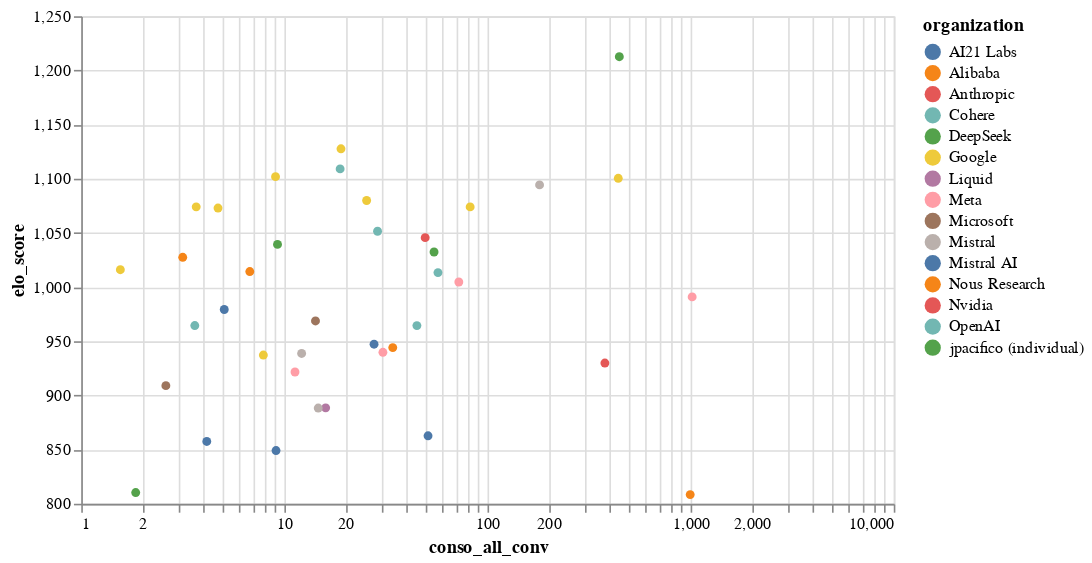

Here is the notebook cell this chart was saved with:
### Markdown cell above
# Test with more values

### Code cell
draw_chart(final_df, title="", log=True, scale="token", mean=False)

### Figure 1 — Vega-Lite specification as saved in the notebook (floating-point values rounded to 4 significant figures)
{"config": {"view": {"continuousWidth": 300, "continuousHeight": 300}}, "data": {"name": "data-d2ca849fbab02b71bda336d55cb7d797"}, "mark": {"type": "point", "filled": true}, "encoding": {"color": {"field": "organization", "type": "nominal"}, "opacity": {"condition": [{"param": "param_6", "value": 1}], "value": 0.3}, "tooltip": [{"field": "model_name", "type": "nominal"}, {"field": "organization", "type": "nominal"}, {"field": "license", "type": "nominal"}, {"field": "elo_score", "type": "quantitative"}, {"field": "conso_all_conv", "type": "quantitative"}], "x": {"field": "conso_all_conv", "scale": {"type": "log"}, "type": "quantitative"}, "y": {"field": "elo_score", "scale": {"zero": false}, "type": "quantitative"}}, "height": 300, "params": [{"name": "param_6", "select": {"type": "point", "fields": ["organization"]}, "bind": "legend"}, {"name": "param_5", "select": {"type": "point", "fields": ["license"]}, "bind": {"input": "select", "options": ["DeepSeek", "Proprietary", "Gemma", "MIT", "Apache 2.0", "Gemma license", "Llama 3.3 Community", "Mistral Research", "Jamba Open Model License", "Unknown", "MRL", "llama3", "Llama 3.1 Community", "CC-BY-NC-4.0"], "labels": ["Llama 3.3 Community ", "Llama 3.1 Community ", "Mistral Research ", "DeepSeek ", "Proprietary ", "MRL ", "MIT ", "Gemma license ", "Gemma ", "Apache 2.0 ", "Unknown ", "CC-BY-NC-4.0 ", "llama3 ", "Jamba Open Model License ", "All"], "name": "License "}}], "title": "", "transform": [{"filter": {"param": "param_5"}}], "width": 500, "$schema": "https://vega.github.io/schema/vega-lite/v5.20.1.json", "datasets": {"data-d2ca849fbab02b71bda336d55cb7d797": [{"name": "Aya-Expanse-8B", "model_name": "aya-expanse-8b", "organization": "Cohere", "license": "CC-BY-NC-4.0", "elo_score": 964.5, "conso_all_conv": 3.623, "n_match": 519, "total_output_tokens": 961400.0, "mean_conso_per_match": 0.00698, "mean_conso_per_token": 3.768e-06}, {"name": "Command R (08-2024)", "model_name": "c4ai-command-r-08-2024", "organization": "Cohere", "license": "CC-BY-NC-4.0", "elo_score": 964.4, "conso_all_conv": 44.92, "n_match": 1180, "total_output_tokens": 5944000.0, "mean_conso_per_match": 0.03807, "mean_conso_per_token": 7.557e-06}, {"name": "Chocolatine-2-14b Instruct", "model_name": "chocolatine-2-14b-instruct-v2.0.3-q8", "organization": "jpacifico (individual)", "license": "Apache 2.0", "elo_score": 810.3, "conso_all_conv": 1.854, "n_match": 598, "total_output_tokens": 511100.0, "mean_conso_per_match": 0.0031, "mean_conso_per_token": 3.628e-06}, {"name": "Claude 3.5 Sonnet V2", "model_name": "claude-3-5-sonnet-v2", "organization": "Anthropic", "license": "Proprietary", "elo_score": 929.9, "conso_all_conv": 378.3, "n_match": 1994, "total_output_tokens": 2818000.0, "mean_conso_per_match": 0.1897, "mean_conso_per_token": 0.0001342}, {"name": "Command A", "model_name": "command-a", "organization": "Cohere", "license": "CC-BY-NC-4.0", "elo_score": 1109.0, "conso_all_conv": 18.82, "n_match": 457, "total_output_tokens": 1033000.0, "mean_conso_per_match": 0.04117, "mean_conso_per_token": 1.822e-05}, {"name": "DeepSeek-R1", "model_name": "deepseek-r1", "organization": "DeepSeek", "license": "MIT", "elo_score": 1032.0, "conso_all_conv": 54.55, "n_match": 486, "total_output_tokens": 1160000.0, "mean_conso_per_match": 0.1122, "mean_conso_per_token": 4.703e-05}, {"name": "DeepSeek-R1 distiil", "model_name": "deepseek-r1-distill-llama-70b", "organization": "DeepSeek", "license": "MIT", "elo_score": 1039.0, "conso_all_conv": 9.251, "n_match": 454, "total_output_tokens": 741900.0, "mean_conso_per_match": 0.02038, "mean_conso_per_token": 1.247e-05}, {"name": "DeepSeek-V3 Chat", "model_name": "deepseek-v3-chat", "organization": "DeepSeek", "license": "DeepSeek", "elo_score": 1213.0, "conso_all_conv": 445.6, "n_match": 1866, "total_output_tokens": 9476000.0, "mean_conso_per_match": 0.2388, "mean_conso_per_token": 4.703e-05}, {"name": "Gemini 1.5 pro 001", "model_name": "gemini-1.5-pro-001", "organization": "Google", "license": "Proprietary", "elo_score": 1074.0, "conso_all_conv": 82.15, "n_match": 392, "total_output_tokens": 612700.0, "mean_conso_per_match": 0.2096, "mean_conso_per_token": 0.0001341}, {"name": "Gemini 1.5 pro 002", "model_name": "gemini-1.5-pro-002", "organization": "Google", "license": "Proprietary", "elo_score": 1100.0, "conso_all_conv": 440.3, "n_match": 1672, "total_output_tokens": 3284000.0, "mean_conso_per_match": 0.2633, "mean_conso_per_token": 0.0001341}, {"name": "Gemini 2.0 Flash", "model_name": "gemini-2.0-flash-001", "organization": "Google", "license": "Proprietary", "elo_score": 1128.0, "conso_all_conv": 19.0, "n_match": 806, "total_output_tokens": 2301000.0, "mean_conso_per_match": 0.02357, "mean_conso_per_token": 8.259e-06}, {"name": "Gemini 2.0 Flash", "model_name": "gemini-2.0-flash-exp", "organization": "Google", "license": "Proprietary", "elo_score": 1080.0, "conso_all_conv": 25.41, "n_match": 1001, "total_output_tokens": 3077000.0, "mean_conso_per_match": 0.02538, "mean_conso_per_token": 8.259e-06}, {"name": "Gemma 2 27B q8", "model_name": "gemma-2-27b-it-q8", "organization": "Google", "license": "Gemma license", "elo_score": 1016.0, "conso_all_conv": 1.558, "n_match": 170, "total_output_tokens": 242100.0, "mean_conso_per_match": 0.009163, "mean_conso_per_token": 6.434e-06}, {"name": "Gemma 2 9B", "model_name": "gemma-2-9b-it", "organization": "Google", "license": "Gemma license", "elo_score": 937.3, "conso_all_conv": 7.88, "n_match": 1520, "total_output_tokens": 2016000.0, "mean_conso_per_match": 0.005184, "mean_conso_per_token": 3.908e-06}, {"name": "Gemma 3 12B", "model_name": "gemma-3-12b", "organization": "Google", "license": "Gemma license", "elo_score": 1073.0, "conso_all_conv": 4.713, "n_match": 457, "total_output_tokens": 1089000.0, "mean_conso_per_match": 0.01031, "mean_conso_per_token": 4.329e-06}, {"name": "Gemma-3 27B", "model_name": "gemma-3-27b", "organization": "Google", "license": "Gemma", "elo_score": 1102.0, "conso_all_conv": 9.046, "n_match": 579, "total_output_tokens": 1406000.0, "mean_conso_per_match": 0.01562, "mean_conso_per_token": 6.434e-06}, {"name": "Gemma 3 4B", "model_name": "gemma-3-4b", "organization": "Google", "license": "Gemma license", "elo_score": 1074.0, "conso_all_conv": 3.681, "n_match": 459, "total_output_tokens": 1148000.0, "mean_conso_per_match": 0.008019, "mean_conso_per_token": 3.207e-06}, {"name": "GPT-4o mini", "model_name": "gpt-4o-mini-2024-07-18", "organization": "OpenAI", "license": "Proprietary", "elo_score": 1052.0, "conso_all_conv": 28.76, "n_match": 2183, "total_output_tokens": 3805000.0, "mean_conso_per_match": 0.01317, "mean_conso_per_token": 7.557e-06}, {"name": "Hermes 3", "model_name": "hermes-3-llama-3.1-405b", "organization": "Nous Research", "license": "llama3", "elo_score": 808.4, "conso_all_conv": 995.1, "n_match": 1381, "total_output_tokens": 4182000.0, "mean_conso_per_match": 0.7206, "mean_conso_per_token": 0.0002379}, {"name": "Jamba Large", "model_name": "jamba-1.5-large", "organization": "AI21 Labs", "license": "Jamba Open Model License", "elo_score": 947.3, "conso_all_conv": 27.64, "n_match": 77, "total_output_tokens": 581700.0, "mean_conso_per_match": 0.3589, "mean_conso_per_token": 4.751e-05}, {"name": "Liquid Foundation Model", "model_name": "lfm-40b", "organization": "Liquid", "license": "Unknown", "elo_score": 888.5, "conso_all_conv": 15.97, "n_match": 1069, "total_output_tokens": 1933000.0, "mean_conso_per_match": 0.01494, "mean_conso_per_token": 8.259e-06}, {"name": "Llama 3.1 405B", "model_name": "llama-3.1-405b", "organization": "Meta", "license": "Llama 3.1 Community", "elo_score": 990.9, "conso_all_conv": 1017.0, "n_match": 2114, "total_output_tokens": 4277000.0, "mean_conso_per_match": 0.4813, "mean_conso_per_token": 0.0002379}, {"name": "Llama-3.1-70B", "model_name": "llama-3.1-70b", "organization": "Meta", "license": "Llama 3.1 Community", "elo_score": 939.8, "conso_all_conv": 30.56, "n_match": 1597, "total_output_tokens": 2451000.0, "mean_conso_per_match": 0.01913, "mean_conso_per_token": 1.247e-05}, {"name": "Llama 3.1 8B", "model_name": "llama-3.1-8b", "organization": "Meta", "license": "Llama 3.1 Community", "elo_score": 921.6, "conso_all_conv": 11.28, "n_match": 1785, "total_output_tokens": 2994000.0, "mean_conso_per_match": 0.006319, "mean_conso_per_token": 3.768e-06}, {"name": "Nemotron 70B Instruct", "model_name": "llama-3.1-nemotron-70b-instruct", "organization": "Nvidia", "license": "Llama 3.1 Community", "elo_score": 1046.0, "conso_all_conv": 49.34, "n_match": 1269, "total_output_tokens": 3957000.0, "mean_conso_per_match": 0.03888, "mean_conso_per_token": 1.247e-05}, {"name": "Llama 3.3 70B", "model_name": "llama-3.3-70b", "organization": "Meta", "license": "Llama 3.3 Community", "elo_score": 1005.0, "conso_all_conv": 72.24, "n_match": 1207, "total_output_tokens": 5794000.0, "mean_conso_per_match": 0.05985, "mean_conso_per_token": 1.247e-05}, {"name": "Ministral 8B-Instruct", "model_name": "ministral-8b-instruct-2410", "organization": "Mistral", "license": "MRL", "elo_score": 938.7, "conso_all_conv": 12.16, "n_match": 1962, "total_output_tokens": 3228000.0, "mean_conso_per_match": 0.006199, "mean_conso_per_token": 3.768e-06}, {"name": "Mistral-Large-2411", "model_name": "mistral-large-2411", "organization": "Mistral", "license": "Mistral Research", "elo_score": 1094.0, "conso_all_conv": 180.4, "n_match": 1849, "total_output_tokens": 9064000.0, "mean_conso_per_match": 0.09759, "mean_conso_per_token": 1.991e-05}, {"name": "Mistral Nemo Instruct", "model_name": "mistral-nemo-2407", "organization": "Mistral AI", "license": "Apache 2.0", "elo_score": 849.1, "conso_all_conv": 9.098, "n_match": 1786, "total_output_tokens": 2101000.0, "mean_conso_per_match": 0.005094, "mean_conso_per_token": 4.329e-06}, {"name": "Mistral-Small-24B-Instruct-2501", "model_name": "mistral-small-24b-instruct-2501", "organization": "Mistral", "license": "Apache 2.0", "elo_score": 888.3, "conso_all_conv": 14.68, "n_match": 1094, "total_output_tokens": 2441000.0, "mean_conso_per_match": 0.01342, "mean_conso_per_token": 6.013e-06}, {"name": "Mistral Small-3.1 24B", "model_name": "mistral-small-3.1-24b", "organization": "Mistral AI", "license": "Apache 2.0", "elo_score": 979.3, "conso_all_conv": 5.058, "n_match": 513, "total_output_tokens": 841200.0, "mean_conso_per_match": 0.00986, "mean_conso_per_token": 6.013e-06}, {"name": "Mixtral 8x22B Instruct", "model_name": "mixtral-8x22b-instruct-v0.1", "organization": "Mistral AI", "license": "Apache 2.0", "elo_score": 862.7, "conso_all_conv": 50.97, "n_match": 1756, "total_output_tokens": 2889000.0, "mean_conso_per_match": 0.02902, "mean_conso_per_token": 1.764e-05}, {"name": "Mixtral 8x7B Instruct", "model_name": "mixtral-8x7b-instruct-v0.1", "organization": "Mistral AI", "license": "Apache 2.0", "elo_score": 857.5, "conso_all_conv": 4.149, "n_match": 675, "total_output_tokens": 900100.0, "mean_conso_per_match": 0.006147, "mean_conso_per_token": 4.61e-06}, {"name": "o3-mini", "model_name": "o3-mini", "organization": "OpenAI", "license": "Proprietary", "elo_score": 1013.0, "conso_all_conv": 57.03, "n_match": 437, "total_output_tokens": 928500.0, "mean_conso_per_match": 0.1305, "mean_conso_per_token": 6.143e-05}, {"name": "Phi-3.5 Mini Instruct", "model_name": "phi-3.5-mini-instruct", "organization": "Microsoft", "license": "MIT", "elo_score": 909.0, "conso_all_conv": 2.609, "n_match": 462, "total_output_tokens": 851000.0, "mean_conso_per_match": 0.005648, "mean_conso_per_token": 3.066e-06}, {"name": "Phi 4", "model_name": "phi-4", "organization": "Microsoft", "license": "MIT", "elo_score": 968.7, "conso_all_conv": 14.23, "n_match": 1616, "total_output_tokens": 3086000.0, "mean_conso_per_match": 0.008804, "mean_conso_per_token": 4.61e-06}, {"name": "Qwen2.5-7B", "model_name": "qwen2.5-7b-instruct", "organization": "Alibaba", "license": "Apache 2.0", "elo_score": 1027.0, "conso_all_conv": 3.159, "n_match": 427, "total_output_tokens": 870900.0, "mean_conso_per_match": 0.007399, "mean_conso_per_token": 3.628e-06}, {"name": "Qwen2.5-Coder-32B-Instruct", "model_name": "qwen2.5-coder-32b-instruct", "organization": "Alibaba", "license": "Apache 2.0", "elo_score": 944.1, "conso_all_conv": 34.17, "n_match": 1641, "total_output_tokens": 4788000.0, "mean_conso_per_match": 0.02082, "mean_conso_per_token": 7.136e-06}, {"name": "QwQ 32B", "model_name": "qwq-32b", "organization": "Alibaba", "license": "Apache 2.0", "elo_score": 1014.0, "conso_all_conv": 6.758, "n_match": 321, "total_output_tokens": 947000.0, "mean_conso_per_match": 0.02105, "mean_conso_per_token": 7.136e-06}]}}
